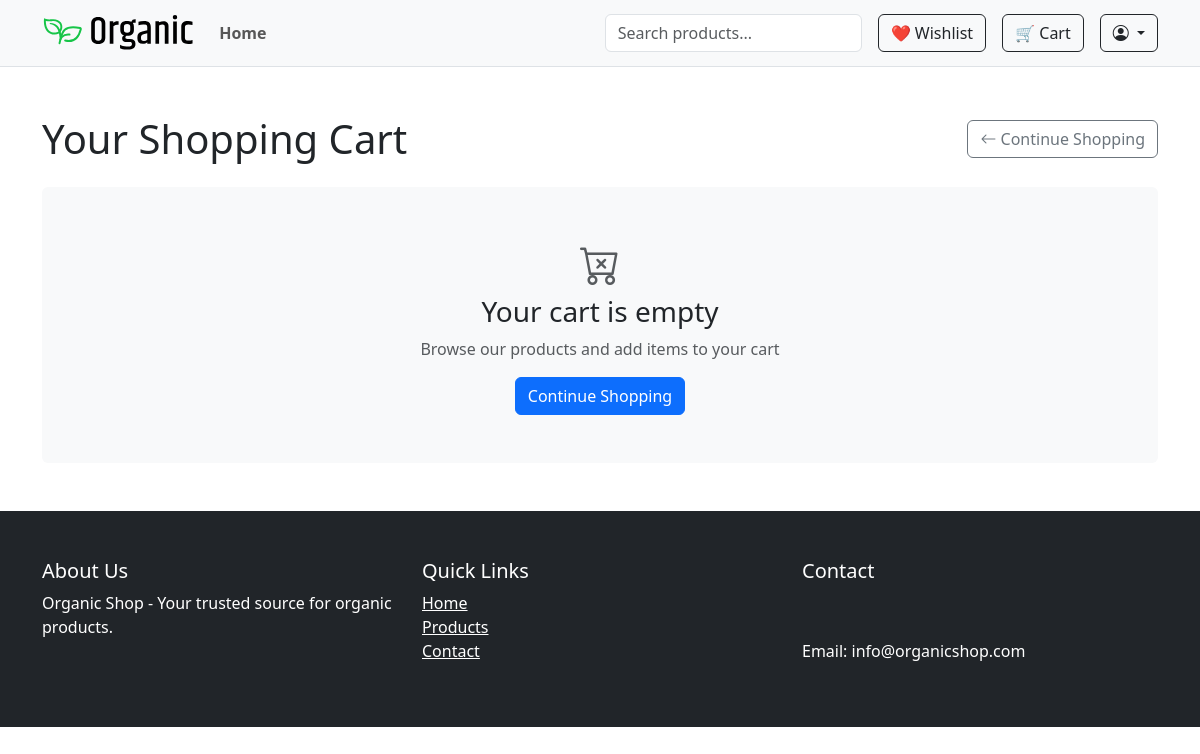
The page /cart/ (signed in) on the database as committed earlier.
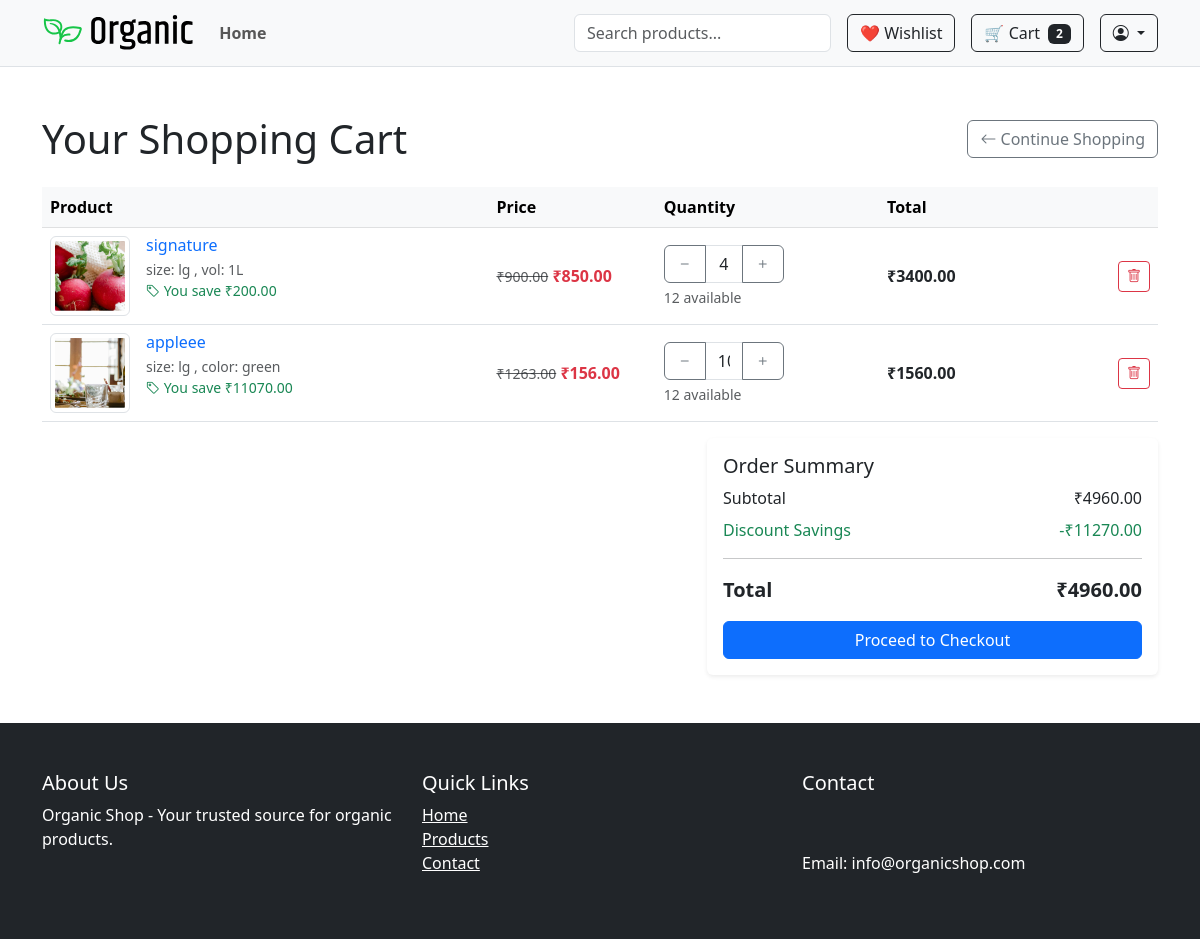
The same page on the database as committed later.
### shop/models.py (models this page shows, shortened)
class CartItem(models.Model):
    cart = models.ForeignKey(Cart, related_name='items', on_delete=models.CASCADE)
    variant = models.ForeignKey(ProductVariant, null=True, blank=True, on_delete=models.SET_NULL)
    product = models.ForeignKey(Product, null=True, blank=True, on_delete=models.CASCADE)
    quantity = models.PositiveIntegerField(default=1)
    @property
    def total_price(self):
        if self.variant:
            if self.variant.discount_price:
                return self.variant.discount_price * self.quantity
            return self.variant.price * self.quantity
        elif self.product.discount_price:
            return self.product.discount_price * self.quantity
        return self.product.price * self.quantity
    @property
    def savings(self):
        if self.variant:
            if self.variant.discount_price:
                return (self.variant.price - self.variant.discount_price) * self.quantity
            elif self.product.discount_price:
                return (self.product.price - self.product.discount_price) * self.quantity
            return 0
        elif self.product.discount_price:
            return (self.product.price - self.product.discount_price) * self.quantity
        return 0
    @property
    def get_product(self):
        return self.variant.product if self.variant else self.product

class Product(models.Model):
    category = models.ForeignKey(Category, on_delete=models.CASCADE, related_name='products')
    name = models.CharField(max_length=255)
    slug = models.SlugField(unique=True ,blank=True)
    description = models.TextField()
    price = models.DecimalField(max_digits=10, decimal_places=2)
    discount_price = models.DecimalField(max_digits=10, decimal_places=2, null=True, blank=True)
    image = models.ImageField(upload_to='products/')
    is_featured = models.BooleanField(default=False)
    sold_count = models.PositiveIntegerField(default=0)
    created_at = models.DateTimeField(auto_now_add=True)
    views = models.PositiveIntegerField(default=1)
    available = models.BooleanField(default=True)
    stock = models.PositiveIntegerField(default=0)
    def get_absolute_url(self):
        return reverse('shop:product_detail', kwargs={'slug': self.slug})

class ProductVariant(models.Model):
    product = models.ForeignKey(Product, on_delete=models.CASCADE, related_name='variants')
    values = models.ManyToManyField(VariantValue)
    price = models.DecimalField(max_digits=10, decimal_places=2)
    discount_price = models.DecimalField(max_digits=10, decimal_places=2, null=True, blank=True)
    stock = models.IntegerField()
    sku = models.CharField(max_length=50, unique=True, blank=True)
    image = models.ImageField(upload_to='variants/', null=True, blank=True)
    sold_count = models.IntegerField(default=0)

class VariantValue(models.Model):
    option = models.ForeignKey(VariantOption, on_delete=models.CASCADE)
    value = models.CharField(max_length=100)

class VariantOption(models.Model):
    name = models.CharField(max_length=50)

class Cart(models.Model):
    user = models.ForeignKey(User, on_delete=models.CASCADE, null=True, blank=True)
    session_key = models.CharField(max_length=40, null=True, blank=True)
    created_at = models.DateTimeField(auto_now_add=True)
    updated_at = models.DateTimeField(auto_now=True)
    @property
    def total_price(self):
        return sum(item.total_price for item in self.items.all())
    @property
    def total_savings(self):
        return sum(item.savings for item in self.items.all())

### shop/views.py (the view)
# urls.py: path('cart/', views.cart_detail, name='cart_detail'),
def cart_detail(request):
    cart = get_or_create_cart(request)
    return render(request, 'shop/cart_detail.html', {'cart': cart})

### shop/views.py (called while the page is built, shortened)
def get_or_create_cart(request):
    if request.user.is_authenticated:
        session_key = request.session.session_key
        if session_key:
            anon_cart = Cart.objects.filter(session_key=session_key, user__isnull=True).first()
        cart, _ = Cart.objects.get_or_create(user=request.user)
    else:
        session_key = request.session.session_key or request.session.create()
        cart, _ = Cart.objects.get_or_create(session_key=session_key, user=None)
    return cart

### shop/templates/shop/cart_detail.html (shortened to what the changed rows need)
{% extends 'shop/base.html' %}
{% load static %}
{% block content %}
<div class="container py-5">
    <div class="d-flex justify-content-between align-items-center mb-4">
        <h1 class="mb-0">Your Shopping Cart</h1>
    </div>
    {% if cart.items.all %}
    <div class="table-responsive">
        <table class="table table-hover align-middle">
            <thead class="table-light">
                <tr>
                    <th style="width: 40%">Product</th>
                    <th style="width: 15%">Price</th>
                    <th style="width: 20%">Quantity</th>
                    <th style="width: 15%">Total</th>
                    <th style="width: 10%"></th>
                </tr>
            </thead>
            <tbody>
                {% for item in cart.items.all %}
                <tr>
                    <td>
                        <div class="d-flex">
                            <a href="{{ item.get_product.get_absolute_url }}" class="me-3">
                                <img src="{% if item.variant and item.variant.image %}{{ item.variant.image.url }}{% else %}{{ item.product.image.url }}{% endif %}"
                                     alt="{{ item.get_product.name }}"
                                     class="img-thumbnail"
                                     style="width: 80px; height: 80px; object-fit: cover;">
                            </a>
                            <div>
                                <h6 class="mb-1">
                                    <a href="{{ item.get_product.get_absolute_url }}" class="text-decoration-none">
                                        {{ item.get_product.name }}
                                    </a>
                                </h6>
                                {% if item.variant %}
                                <div class="text-muted small">
                                    {% for value in item.variant.values.all %}
                                    <span>{{ value.option.name }}: {{ value.value }}</span>
                                    {% if not forloop.last %}, {% endif %}
                                    {% endfor %}
                                </div>
                                {% endif %}
                                {% if item.savings > 0 %}
                                <div class="text-success small">
                                    <i class="bi bi-tag"></i> You save ₹{{ item.savings }}
                                </div>
                                {% endif %}
                            </div>
                        </div>
                    </td>
                    <td>
                        {% if item.variant %}
                            {% if item.variant.discount_price %}
                            <div>
                                <span class="text-decoration-line-through text-muted small">₹{{ item.variant.price }}</span>
                                <span class="text-danger fw-bold">₹{{ item.variant.discount_price }}</span>
                            </div>
                            {% else %}
                            <span class="fw-bold">₹{{ item.variant.price }}</span>
                            {% endif %}
                        {% endif %}
                    </td>
                    <td>
                        <div class="input-group" style="max-width: 120px;">
                            <button class="btn btn-outline-secondary decrement"
                                    type="button"
                                    data-item-id="{{ item.id }}">
                                <i class="bi bi-dash"></i>
                            </button>
                            <input type="number"
                                   class="form-control text-center quantity-input"
                                   value="{{ item.quantity }}"
                                   min="1"
                                   max="{% if item.variant %}{{ item.variant.stock }}{% else %}{{ item.product.stock }}{% endif %}"
                                   data-item-id="{{ item.id }}">
                            <button class="btn btn-outline-secondary increment"
                                    type="button"
                                    data-item-id="{{ item.id }}">
                                <i class="bi bi-plus"></i>
                            </button>
                        </div>
                        <small class="text-muted d-block mt-1">
                            {% if item.variant %}
                                {{ item.variant.stock }} available
                            {% else %}
                                {{ item.product.stock }} available
                            {% endif %}
                        </small>
                    </td>
                    <td class="fw-bold">
                        ₹{{ item.total_price }}
                    </td>
                    <td class="text-end">
                        <a href="{% url 'shop:cart_remove' item.id %}"
                           class="btn btn-sm btn-outline-danger"
                           title="Remove item">
                            <i class="bi bi-trash"></i>
                        </a>
                    </td>
                </tr>
                {% endfor %}
            </tbody>
        </table>
    </div>
    <div class="row justify-content-end">
        <div class="col-md-5">
            <div class="card border-0 shadow-sm">
                <div class="card-body">
                    <h5 class="card-title">Order Summary</h5>
                    <div class="d-flex justify-content-between mb-2">
                        <span>Subtotal</span>
                        <span>₹{{ cart.total_price }}</span>
                    </div>
                    {% if cart.total_savings > 0 %}
                    <div class="d-flex justify-content-between mb-2 text-success">
                        <span>Discount Savings</span>
                        <span>-₹{{ cart.total_savings }}</span>
                    </div>
                    {% endif %}
                    <hr>
                    <div class="d-flex justify-content-between fw-bold fs-5">
                        <span>Total</span>
                        <span>₹{{ cart.total_price }}</span>
                    </div>
                    <a href="{% url 'accounts:checkout' %}" class="btn btn-primary w-100 mt-3">
                        Proceed to Checkout
                    </a>
                </div>
            </div>
        </div>
    </div>
    {% else %}
    <div class="text-center py-5 bg-light rounded">
        <i class="bi bi-cart-x fs-1 text-muted mb-3"></i>
        <h3>Your cart is empty</h3>
        <p class="text-muted">Browse our products and add items to your cart</p>
        <a href="{% url 'shop:index' %}" class="btn btn-primary">
            Continue Shopping
        </a>
    </div>
    {% endif %}
</div>
{% endblock %}

Rows that differ between the two databases and show on the page:
added CartItem: product.image (picture), get_product.name "signature", savings "200.00", variant.price "900.00", variant.discount_price "850.00", quantity "4", variant.stock "12", total_price "3400.00"
now on this page (row unchanged): VariantValue: option.name "size", value "lg"
now on this page (row unchanged): VariantValue: option.name "vol", value "1L", shown under "signature"
added CartItem: product.image (picture), get_product.name "appleee", savings "11070.00", variant.price "1263.00", variant.discount_price "156.00", quantity "10", variant.stock "12", total_price "1560.00"
now on this page (row unchanged): VariantValue: option.name "color", value "green", shown under "appleee"
added Cart: total_price "4960.00", total_savings "11270.00"
Other text that changed with them:
{{ total_items }}: (not shown) → "2"
text no longer shown: "Your cart is empty Browse our products and add items to your cart Continue Shopping"
text now shown: "Product Price Quantity Total Order Summary Subtotal ₹ Discount Savings -₹ Total ₹ Proceed to Checkout"
